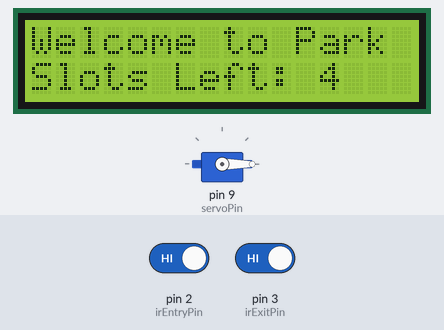
Bench run of a sketch on a simulated Arduino Uno, built with avr-gcc and run on an emulated ATmega328P. Parts: servo, 16×2 character LCD. The test bench sets the inputs (shaded band); at power-on: pin 2 (irEntryPin) HIGH, pin 3 (irExitPin) HIGH.

Above: at 3.3 s.
3.4 s: pin 2 (irEntryPin) driven LOW
At 4.6 s:
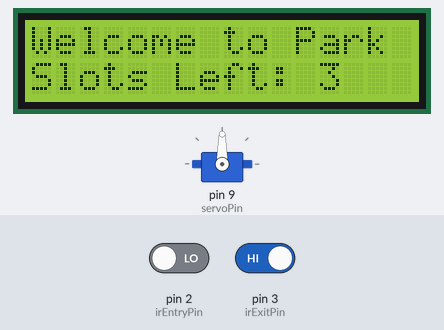
4.9 s: pin 3 (irExitPin) driven LOW
At 7.2 s:
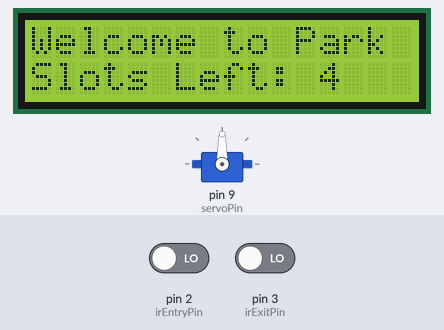
Timing chart, 0 to 11.1 s (numbered marks = the images above; inputs shaded):
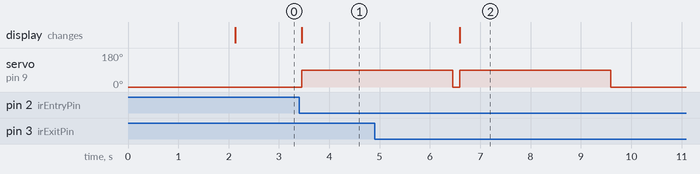

The sketch:

smart_parking.ino
```cpp
#include <Wire.h>
#include <LiquidCrystal_I2C.h>
#include <Servo.h>

// Initialize LCD display (I2C address 0x27, 16 columns, 2 rows)
LiquidCrystal_I2C lcd(0x27, 16, 2);

// Initialize Servo Motor
Servo gateServo;

// Pin Definitions
const int irEntryPin = 2;   // IR Sensor at Entry Gate
const int irExitPin  = 3;   // IR Sensor at Exit Gate
const int servoPin   = 9;   // Servo Motor Pin

// System Variables
int totalSlots = 4;         // Total parking capacity
int availableSlots = 4;     // Currently available spots

bool entryHandled = false;
bool exitHandled  = false;

void setup() {
  // Pin Configurations
  pinMode(irEntryPin, INPUT);
  pinMode(irExitPin, INPUT);

  // Servo Initialization
  gateServo.attach(servoPin);
  gateServo.write(0); // Gate Closed Position (0 degrees)

  // LCD Initialization
  lcd.init();
  lcd.backlight();

  // Welcome Screen
  lcd.setCursor(0, 0);
  lcd.print(" Smart Parking ");
  lcd.setCursor(0, 1);
  lcd.print(" System Ready! ");
  delay(2000);
  lcd.clear();

  updateDisplay();
}

void loop() {
  int entryStatus = digitalRead(irEntryPin);
  int exitStatus  = digitalRead(irExitPin);

  // Vehicle Entry Logic (Active LOW IR Sensor)
  if (entryStatus == LOW && !entryHandled) {
    if (availableSlots > 0) {
      availableSlots--;
      updateDisplay();
      openGate();
      entryHandled = true;
    } else {
      displayFullWarning();
    }
  }

  if (entryStatus == HIGH) {
    entryHandled = false;
  }

  // Vehicle Exit Logic
  if (exitStatus == LOW && !exitHandled) {
    if (availableSlots < totalSlots) {
      availableSlots++;
      updateDisplay();
      openGate();
      exitHandled = true;
    }
  }

  if (exitStatus == HIGH) {
    exitHandled = false;
  }

  delay(100);
}

// Function to open and automatically close the gate bar
void openGate() {
  gateServo.write(90); // Open Gate
  delay(3000);         // Wait 3 seconds for vehicle to pass
  gateServo.write(0);  // Close Gate
}

// Function to update LCD screen with current slots
void updateDisplay() {
  lcd.clear();
  lcd.setCursor(0, 0);
  lcd.print("Welcome to Park");
  lcd.setCursor(0, 1);
  lcd.print("Slots Left: ");
  lcd.print(availableSlots);
}

// Display warning when parking is completely full
void displayFullWarning() {
  lcd.clear();
  lcd.setCursor(0, 0);
  lcd.print(" Parking FULL! ");
  lcd.setCursor(0, 1);
  lcd.print(" Please Wait... ");
  delay(2000);
  updateDisplay();
}
```

Measured:
- after the input at 3.4 s, servo on pin 9 (servoPin): 0° → 90° after 0.06 s; the display: changes after 0.06 s (image 1)
- after the input at 4.9 s, the display: changes after 1.7 s (image 2)
